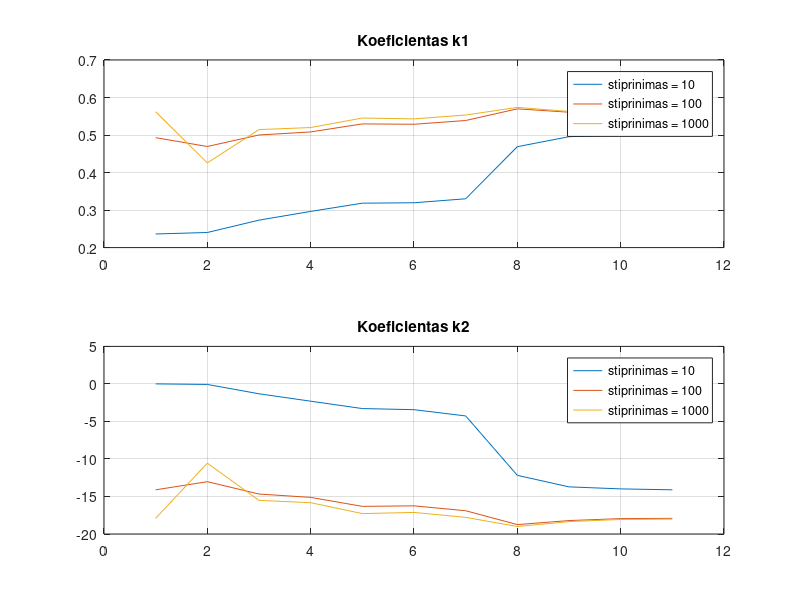

Here is the MATLAB script that generated this plot:
function rlse()
clc
clear
xo=[2 1]';%The true value of unknown coefficient vector

temperature_celsius = [13, 14, 17, 18, 19, 15, 13, 31, 32, 29, 27];
temperature_farenheit = [55, 58, 63, 65, 66, 59, 56, 87, 90, 85, 81];

fprintf('\n\n\temperature_celsius = %f\n\t\t\t %f\n', length(temperature_celsius));
fprintf('\n\n\temperature_farenheit = %f\n\t\t\t %f\n', length(temperature_farenheit));

% (0.01*k)*x1+x2=b

NA=2; % length(temperature_celsius);
x=zeros(NA,1);

for i=1:3
    P=(10^i)*eye(NA,NA);

    fprintf('\n\n\NA = %f\n\t\t\t %f\n', length(NA));

    %Jei k iki 10, o P=1*..., tai gaunasi blogas tikslumas, jei P=10000*...
    %tikslumas gereja...
    xx=[]
    for k=1:length(temperature_celsius), %padidinus iteraciju skaiciu, pvz. iki 1000 sprendinys arteja prie xo=[2 1]
        A(k,:)=[temperature_farenheit(k) 1];
        b(k,:)=temperature_celsius(k); %A(k,:)*xo+0.2*randn;
        [x,K,P]=rlse_online(A(k,:),b(k,:),x,P);
        xx=[xx x];
    end

    fprintf('\n\n\nx ivertis taikant RLSE = %f\n\t\t\t %f\n',x(1),x(2));

    x1=pinv(A)*b; %x1=A\b;
    fprintf('Palyginimui pinv(A)*b = %f\n\t\t  %f\n',x1);

	% jeigu norime atvaizduoti viename grafike ->
%     plot(xx');
%     grid;
%     hold on;

    % atvaizduojame parametru iverciu priklausomybe i grafika pagal
    % stiprinima
    subplot(2,1,1);
    plot(xx(1,:));
    title('Koeficientas k1');
    legend('stiprinimas = 10', 'stiprinimas = 100', 'stiprinimas = 1000');
    grid;
    hold on;
    subplot(2,1,2);
    plot(xx(2,:));
    title('Koeficientas k2');
    legend('stiprinimas = 10', 'stiprinimas = 100', 'stiprinimas = 1000');
    grid;
    hold on;

end

hold off;


function[x,K,P]=rlse_online(aT_k1,b_k1,x,P)
K=P*aT_k1'/(aT_k1*P*aT_k1'+1);%Eq.(18) %nuimti ; pavaizduoti K matricos verte, kuri mazejai, kai iteraciju daugeja
x=x+K*(b_k1-aT_k1*x);%Eq.(17)
P=P-K*aT_k1*P;%Eq.(19)